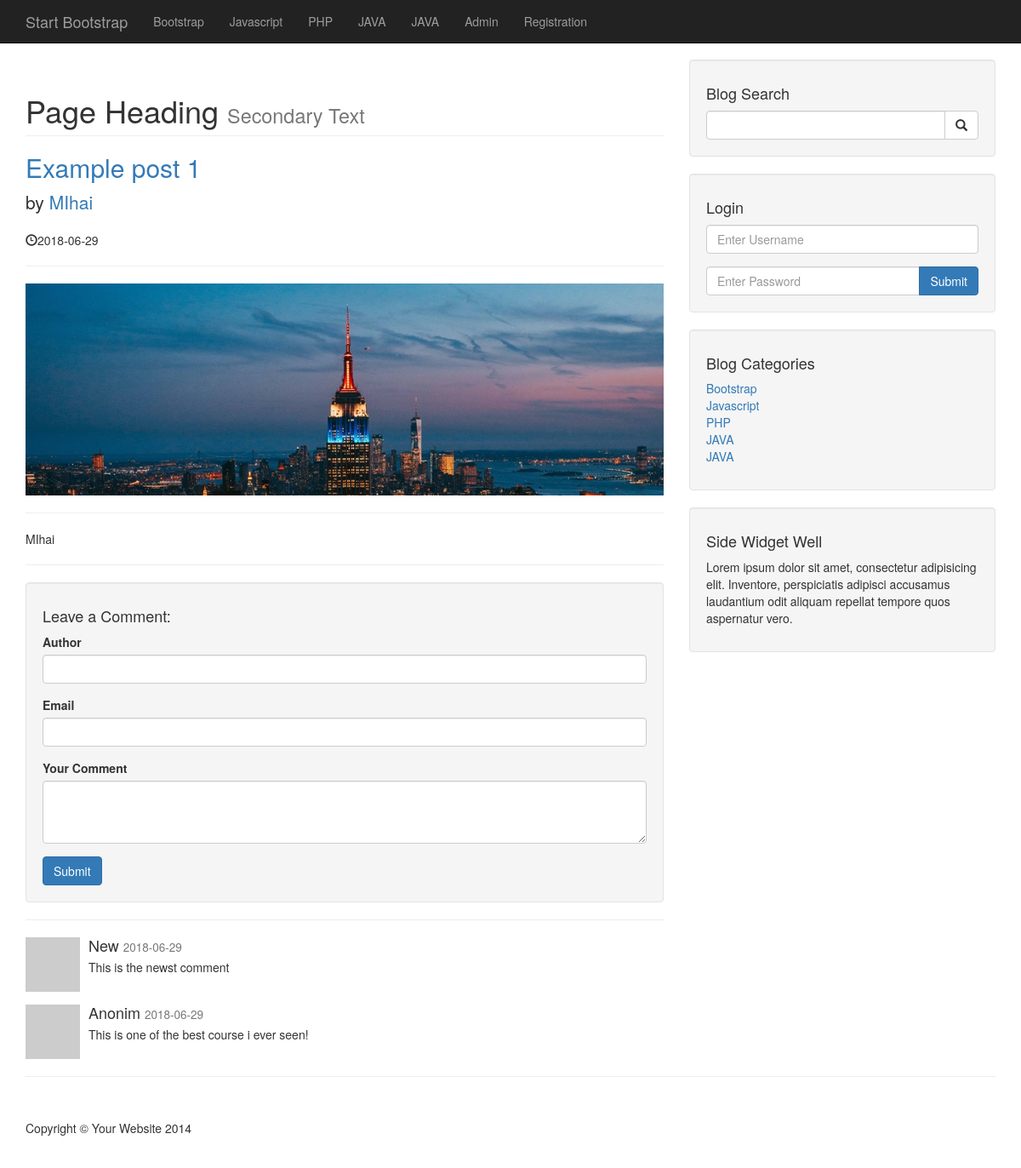
The page /post.php?p_id=5 on the database as committed earlier.
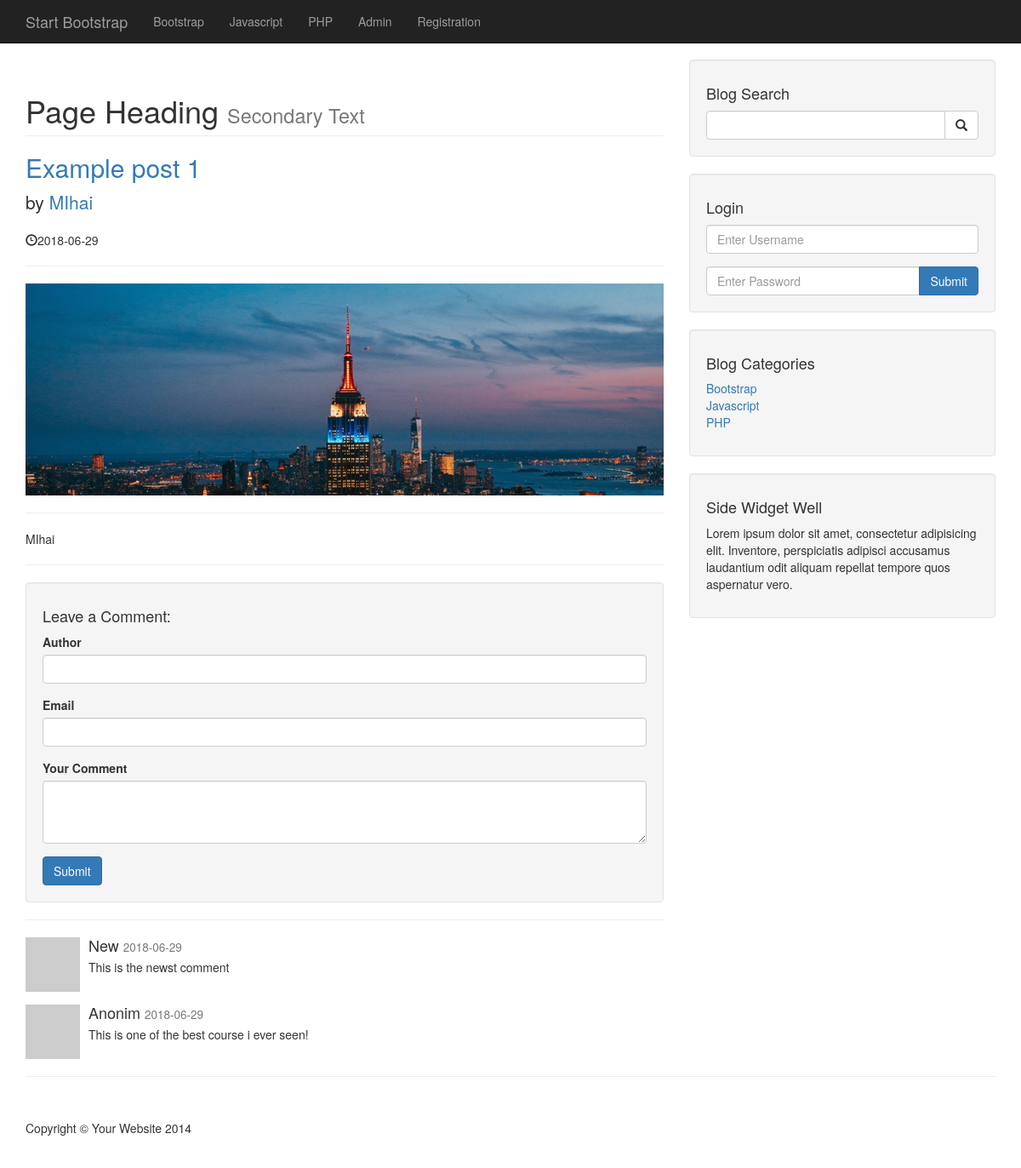
The same page on the database as committed later.
### tables this page shows
CREATE TABLE `categories` (
  `cat_id` int(3) NOT NULL,
  `cat_title` varchar(255) NOT NULL
);

CREATE TABLE `posts` (
  `post_id` int(3) NOT NULL,
  `post_category_id` int(3) NOT NULL,
  `post_title` varchar(255) NOT NULL,
  `post_author` varchar(255) NOT NULL,
  `post_date` date NOT NULL,
  `post_image` text NOT NULL,
  `post_content` text NOT NULL,
  `post_tags` varchar(255) NOT NULL,
  `post_comment_count` varchar(255) NOT NULL,
  `post_status` varchar(255) NOT NULL DEFAULT 'draft'
);

CREATE TABLE `comments` (
  `comment_id` int(3) NOT NULL,
  `comment_post_id` int(3) NOT NULL,
  `comment_author` varchar(255) NOT NULL,
  `comment_email` varchar(255) NOT NULL,
  `comment_content` text NOT NULL,
  `comment_status` varchar(255) NOT NULL,
  `comment_date` date NOT NULL
);

### post.php (the view, shortened to what the changed rows need)
<?php include "includes/header.php"; ?>
    <?php include "includes/navigation.php" ?>
    <div class="container">
        <div class="row">
            <div class="col-md-8">
              <?php
              if(isset($_GET['p_id'])) {
                $the_post_id = $_GET['p_id'];
                $query = "SELECT * FROM posts WHERE post_id = $the_post_id";
                $select_all_post_query = mysqli_query($connection, $query);
                while ($row = mysqli_fetch_assoc($select_all_post_query)) {
                  $post_title = $row['post_title'];
                  $post_author = $row['post_author'];
                  $post_date = $row['post_date'];
                  $post_image = $row['post_image'];
                  $post_content = $row['post_content'];
              ?>
              <h1 class="page-header">
                  Page Heading
                  <small>Secondary Text</small>
              </h1>
              <h2>
                  <a href="#"><?php echo $post_title; ?></a>
              </h2>
              <p class="lead">
                  by <a href="index.php"><?php echo $post_author; ?></a>
              </p>
              <p><span class="glyphicon glyphicon-time"></span><?php echo $post_date; ?></p>
              <hr>
              <img class="img-responsive" src="images/<?php echo $post_image; ?>" alt="">
              <hr>
              <p><?php echo $post_content; ?></p>
              <hr>
            <?php
                }
              } else {
                header("Location: index.php");
              }
            ?>
            <div class="well">
                <h4>Leave a Comment:</h4>
                <form action="" method="post" role="form">
                </form>
            </div>
            <hr>
            <?php
              $query = "SELECT * FROM comments WHERE comment_post_id = {$the_post_id} ";
              $query .= "AND comment_status = 'approved' ";
              $query .= "ORDER BY comment_id DESC ";
              $select_comment_query = mysqli_query($connection, $query);
              while ($row = mysqli_fetch_assoc($select_comment_query)) {
                $comment_date = $row['comment_date'];
                $comment_content = $row['comment_content'];
                $comment_author = $row['comment_author'];
            ?>
            <div class="media">
                <a class="pull-left" href="#">
                    <img class="media-object" src="http://placehold.it/64x64" alt="">
                </a>
                <div class="media-body">
                    <h4 class="media-heading"><?php echo $comment_author; ?>
                        <small><?php echo $comment_date; ?></small>
                    </h4>
                    <?php echo $comment_content; ?>
                </div>
            </div>
            <?php } ?>
          </div>
            <?php include "includes/sidebar.php" ?>
        </div>
<?php include "includes/footer.php" ?>

### includes/navigation.php (shortened to what the changed rows need)
<?php include "includes/db.php"; ?>
<nav class="navbar navbar-inverse navbar-fixed-top" role="navigation">
    <div class="container">
        <div class="collapse navbar-collapse" id="bs-example-navbar-collapse-1">
            <ul class="nav navbar-nav">
                <?php
                    $query = "SELECT * FROM categories";
                    $select_all_categories_query = mysqli_query($connection, $query);
                    while ($row = mysqli_fetch_assoc($select_all_categories_query)) {
                        $cat_title = $row['cat_title'];
                        echo "<li><a href='#'>{$cat_title}</a></li>";
                    }
                ?>
            </ul>
        </div>
    </div>
</nav>

### includes/sidebar.php (shortened to what the changed rows need)
<div class="col-md-4">
                <?php
                    $query = "SELECT * FROM categories";
                    $select_categories_sidebar = mysqli_query($connection, $query);
                ?>
                <div class="well">
                    <div class="row">
                        <div class="col-lg-12">
                            <ul class="list-unstyled">
                                <?php
                                while ($row = mysqli_fetch_assoc($select_categories_sidebar)) {
                                    $cat_title = $row['cat_title'];
                                    $cat_id = $row['cat_id'];
                                    echo "<li><a href='category.php?category=$cat_id'>{$cat_title}</a></li>";
                                }
                                ?>
                            </ul>
                        </div>
                    </div>
                </div>
            </div>

Rows that differ between the two databases and show on the page:
removed categories: cat_title "JAVA"
removed categories: cat_title "JAVA"
